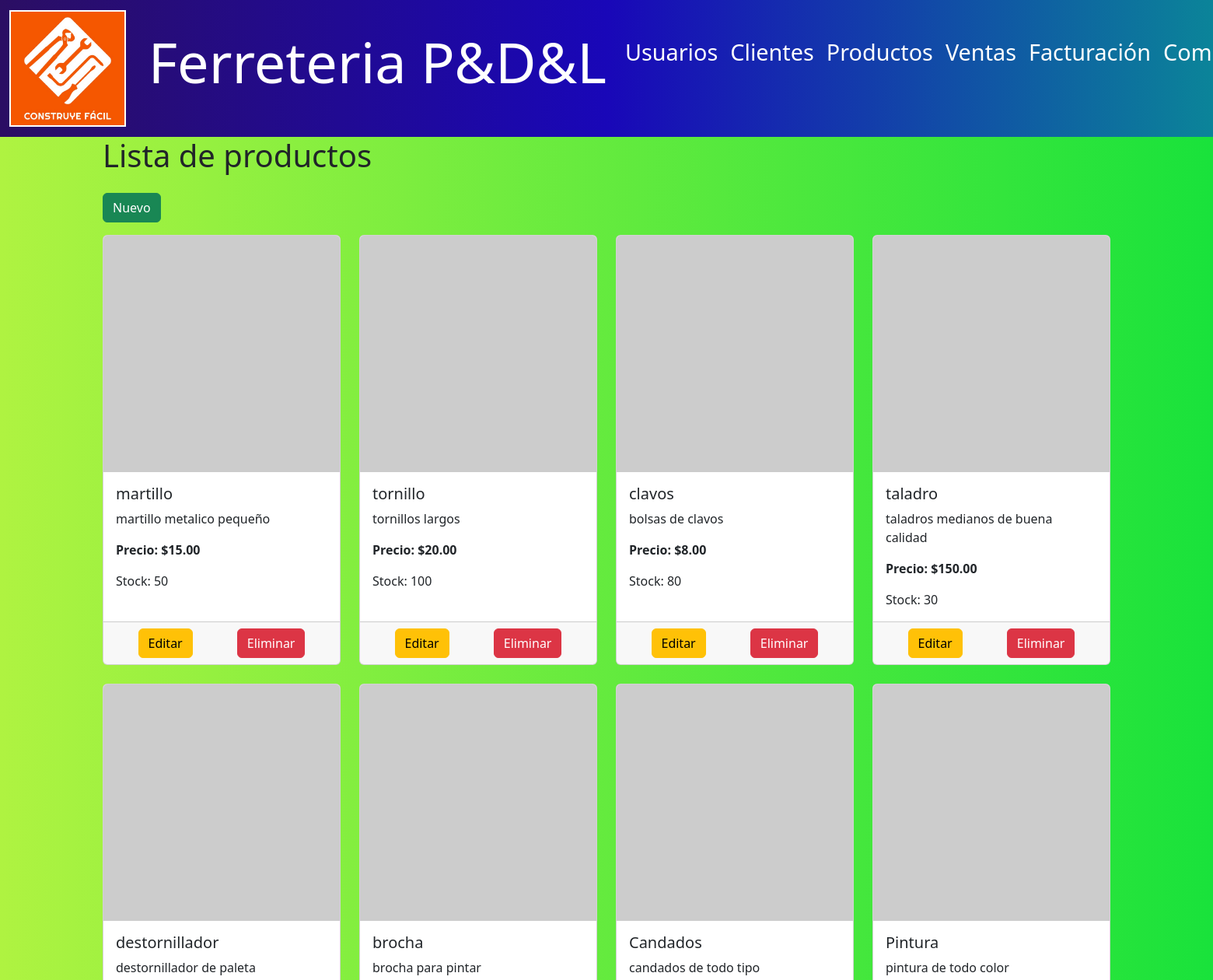
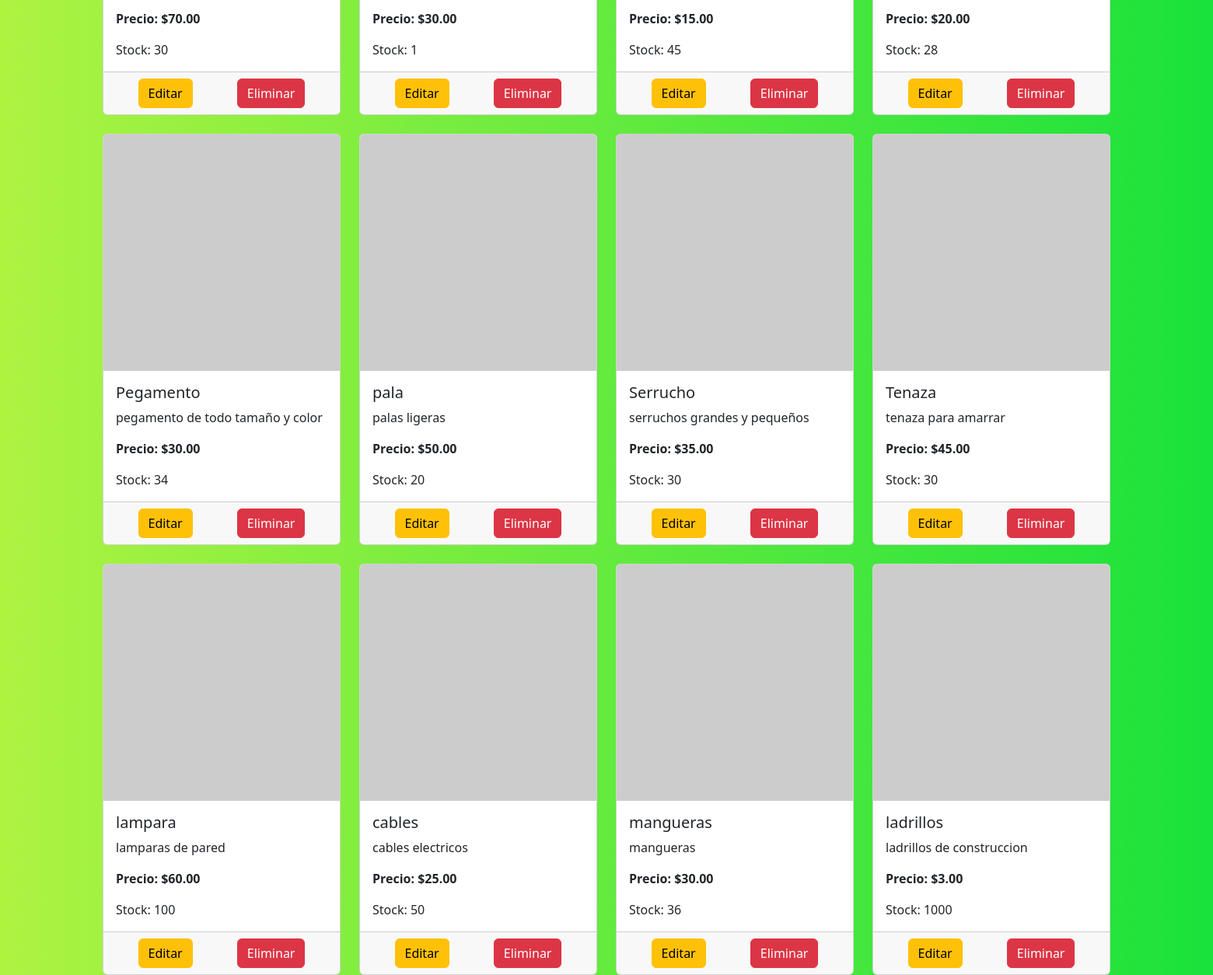
The app's page /productos/ (signed in) with its own data (2 pictures, top to bottom).
### models/producto_model.py (models this page shows, shortened)
class Producto(db.Model):
    __tablename__ = "productos"
    id = db.Column(db.Integer, primary_key=True)
    nombre = db.Column(db.String(100), nullable=False)
    descripcion = db.Column(db.String(120), nullable=False)
    precio = db.Column(db.Float(11, 2), nullable=False)
    stock = db.Column(db.Integer, nullable=False)
    ventas = db.relationship('Venta', back_populates='producto')
    compras = db.relationship('Compra', back_populates='producto')
    facturas = db.relationship('Factura', back_populates='producto')
    @staticmethod
    def get_all():
        return Producto.query.all()

### controllers/producto_controller.py (the view)
@producto_bp.route("/")
def index():
    productos = Producto.get_all()
    return producto_view.list(productos)

### run.py (called while the page is built)
@app.context_processor
def inject_active_path():
    def is_active(path):
        return 'active' if request.path == path else ''
    return(dict(is_active =  is_active))

### views/producto_view.py (called while the page is built)
def list(productos):
    return render_template('productos/index.html' , productos=productos)

### templates/productos/index.html (shortened to what this page needs)
{% extends 'base.html' %}
{% block content %}
<h1 class="mb-4">Lista de productos</h1>
<a href="{{ url_for('producto.create') }}" class="btn btn-success mb-3">Nuevo</a>
<div class="row row-cols-1 row-cols-sm-2 row-cols-md-3 row-cols-lg-4 g-4">
    {% for item in productos %}
    <div class="col">
        <div class="card h-100">
            <img src="{{ item.imagen_url or 'https://via.placeholder.com/150' }}" class="card-img-top" alt="{{ item.nombre }}">
            <div class="card-body">
                <h5 class="card-title">{{ item.nombre }}</h5>
                <p class="card-text">{{ item.descripcion }}</p>
                <p class="card-text fw-bold">Precio: ${{ item.precio | round(2) }}</p>
                <p class="card-text">Stock: {{ item.stock }}</p>
            </div>
            <div class="card-footer d-flex justify-content-around">
                <a href="{{ url_for('producto.edit', id=item.id) }}" class="btn btn-warning">Editar</a>
                <a href="{{ url_for('producto.delete', id=item.id) }}" class="btn btn-danger" onclick="return confirm('¿Estás seguro de eliminar este producto?')">Eliminar</a>
            </div>
        </div>
    </div>
    {% endfor %}
</div>
{% endblock %}

### templates/base.html (style rules this page uses)
body { background: linear-gradient(to right, #aff341, #19e23b); min-height: 100vh; }

### records on screen
Producto: nombre "martillo", descripcion "martillo metalico pequeño", precio "15.00", stock "50"
Producto: nombre "tornillo", descripcion "tornillos largos", precio "20.00", stock "100"
Producto: nombre "clavos", descripcion "bolsas de clavos", precio "8.00", stock "80"
Producto: nombre "taladro", descripcion "taladros medianos de buena calidad", precio "150.00", stock "30"
Producto: nombre "destornillador", descripcion "destornillador de paleta", precio "70.00", stock "30"
Producto: nombre "brocha", descripcion "brocha para pintar", precio "30.00", stock "1"
Producto: nombre "Candados", descripcion "candados de todo tipo", precio "15.00", stock "45"
Producto: nombre "Pintura", descripcion "pintura de todo color", precio "20.00", stock "28"
Producto: nombre "Pegamento", descripcion "pegamento de todo tamaño y color", precio "30.00", stock "34"
Producto: nombre "pala", descripcion "palas ligeras", precio "50.00", stock "20"
Producto: nombre "Serrucho", descripcion "serruchos grandes y pequeños", precio "35.00", stock "30"
Producto: nombre "Tenaza", descripcion "tenaza para amarrar", precio "45.00", stock "30"
Producto: nombre "lampara", descripcion "lamparas de pared", precio "60.00", stock "100"
Producto: nombre "cables", descripcion "cables electricos", precio "25.00", stock "50"
Producto: nombre "mangueras", descripcion "mangueras", precio "30.00", stock "36"
Producto: nombre "ladrillos", descripcion "ladrillos de construccion", precio "3.00", stock "1000"
